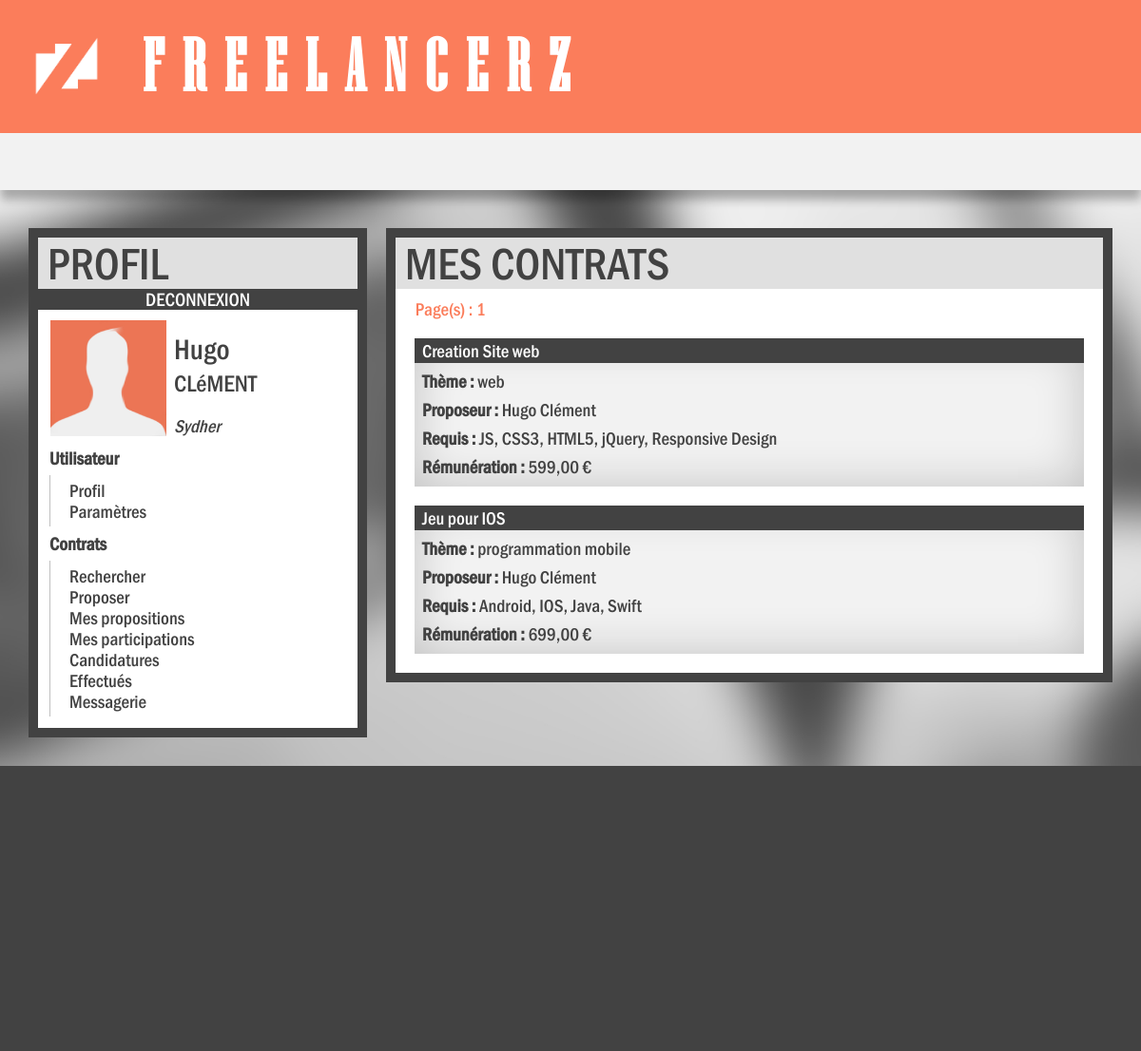
/mes-propositions.php (signed in), run on an earlier commit of the app's database.
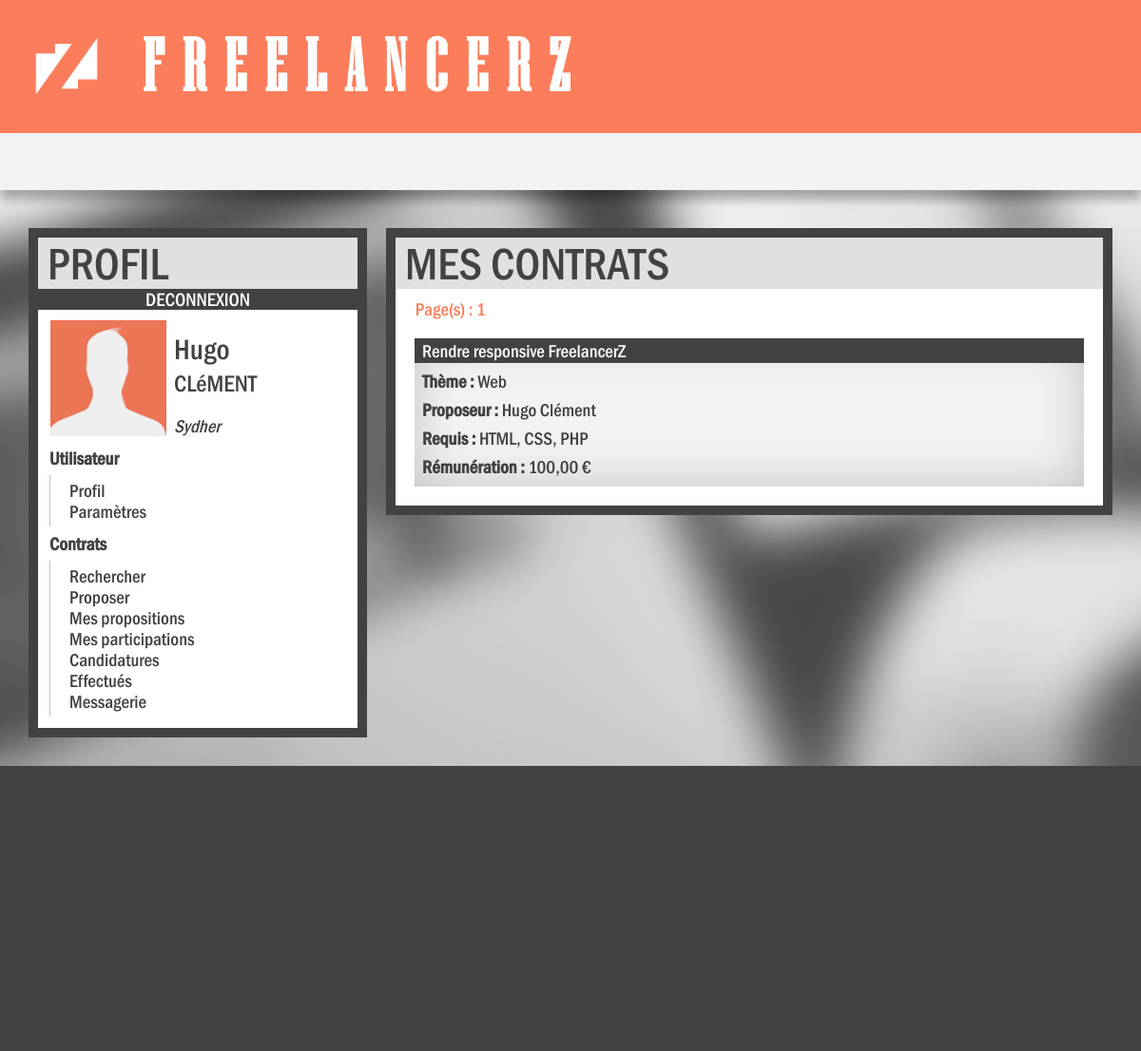
And on a later commit of the database.
### tables this page shows
CREATE TABLE IF NOT EXISTS `contrat` (
  `contrat_id` int(11) NOT NULL AUTO_INCREMENT,
  `contrat_auteur` int(11) DEFAULT NULL,
  `contrat_titre` varchar(150) NOT NULL,
  `contrat_theme` varchar(20) NOT NULL,
  `contrat_etat` int(11) NOT NULL,
  `contrat_description` text NOT NULL,
  `contrat_montant` double NOT NULL,
  `contrat_competences` varchar(60) NOT NULL,
  `contrat_publication` date NOT NULL,
  `contrat_debut_prevue` date NOT NULL,
  `contrat_debut_reel` date DEFAULT NULL,
  `contrat_fin_prevue` date DEFAULT NULL,
  `contrat_fin_reelle` date DEFAULT NULL,
  PRIMARY KEY (`contrat_id`)
);

CREATE TABLE IF NOT EXISTS `users` (
  `user_id` int(11) NOT NULL AUTO_INCREMENT,
  `user_nom` varchar(50) NOT NULL,
  `user_prenom` varchar(50) NOT NULL,
  `user_pseudo` varchar(50) NOT NULL,
  `user_ville` varchar(50) NOT NULL,
  `user_adresse` varchar(50) NOT NULL,
  `user_cp` char(5) NOT NULL,
  `user_password` varchar(255) NOT NULL,
  `user_email` varchar(120) NOT NULL,
  `user_naissance` date DEFAULT NULL,
  `user_inscription` date DEFAULT NULL,
  `user_competences` varchar(255) NOT NULL,
  `user_site1` varchar(120) DEFAULT NULL,
  `user_site2` varchar(120) DEFAULT NULL,
  `user_site3` varchar(120) DEFAULT NULL,
  `user_site4` varchar(120) DEFAULT NULL,
  `user_site5` varchar(120) DEFAULT NULL,
  `user_etat` int(11) DEFAULT NULL,
  `user_cle` varchar(255) DEFAULT NULL,
  `user_admin` int(1) NOT NULL DEFAULT '0',
  `user_banni` int(11) NOT NULL DEFAULT '0',
  PRIMARY KEY (`user_id`),
  UNIQUE KEY `user_pseudo` (`user_pseudo`)
);

### inc/afficherContrat.php (the view, shortened to what this page needs)
<?php
function afficherMesPropositions() {
	require "recupContrat.php";
	$contrats = recupMesPropositions();
	if ($contrats == -1) {
		echo '<div>&nbsp&nbsp&nbspVous n\'avez aucun contrat.</div></a>';
	} else {
		for ($i=0; $i < sizeof($contrats); $i++) {
			echo '
			<a id="lien_contrat" href="contrat.php?c='.$contrats[$i][0].'"><div class="contrat">
				<header>
					'.$contrats[$i][3].'
				</header>
				<p id="theme"><b>Thème :</b> '.$contrats[$i][4].'</p>
				<p id="pers"><b>Proposeur :</b> '.$contrats[$i][2].' '.$contrats[$i][1].'</p>
				<p id="comp"><b>Requis :</b> '.$contrats[$i][6].'</p>
				<p id="remu"><b>Rémunération :</b> '.number_format($contrats[$i][5], 2, ',', ' ').' €</p>
			</div></a>';
		}
	}
}
?>

### inc/recupContrat.php (shortened to what this page needs)
<?php
function recupMesPropositions() {
    $bdd = bdd();
    $req = $bdd->prepare("SELECT count(*) as nbContrats FROM contrat LEFT JOIN users ON user_id = contrat_auteur WHERE contrat_auteur = :id");
    $req->bindParam(":id", $_SESSION['id']);
    $req->execute();
    $data = $req->fetch();
    $nbc = $data['nbContrats'];
    $cpp = 4;
    $nbp = ceil($nbc/$cpp);
    $pa = 1;
    if (isset($_GET['page']) && $_GET['page'] > 0 && $_GET['page'] <= $nbp) {
        $pa = $_GET['page'];
    } else {
        $pa = 1;
    }
	echo '<span id="pagination">';
	if ($nbp > 0) {
		echo '&nbsp&nbsp&nbspPage(s) :  ';
		for ($p=1; $p<=$nbp; $p++) {
			if ($p == $pa) {
				$page = $p==1?' '.$p.' ':'&nbsp '.$p.' ';
				echo $page;
			} else {
				$page = $p==1?' <a href="mes-propositions.php?page='.$p.'" >'.$p.'</a> ':'&nbsp <a href="mes-propositions.php?page='.$p.'" >'.$p.'</a> ';
				echo $page;
			}
		}
	}
	echo '</span>';
    $req = $bdd->prepare("SELECT contrat_id, user_nom, user_prenom, contrat_titre, contrat_theme, contrat_montant, contrat_competences
        FROM contrat LEFT JOIN users ON user_id = contrat_auteur WHERE contrat_etat != 2 AND contrat_auteur = '{$_SESSION['id']}' ORDER BY contrat_publication DESC  LIMIT ".($pa-1)*$cpp.",".$cpp."");
    $req->execute();
    $i = 0;
	$contrats = null;
    while ($data = $req->fetch()) {
        $contrats[$i] = array($data['contrat_id'], $data['user_nom'], $data['user_prenom'], $data['contrat_titre'], $data['contrat_theme'], $data['contrat_montant'], $data['contrat_competences']);
        $i++;
    }
	if ($contrats == null) {
		return -1;
	} else {
		return $contrats;
	}
}
?>

What changed in the data, as far as the page shows it:
removed contrat: contrat_titre "Creation Site web", contrat_theme "web", users.user_prenom "Hugo", users.user_nom "Clément", contrat_competences "JS, CSS3, HTML5, jQuery, Responsive Design", contrat_montant "599,00"
removed contrat: contrat_titre "Jeu pour IOS", contrat_theme "programmation mobile", users.user_prenom "Hugo", users.user_nom "Clément", contrat_competences "Android, IOS, Java, Swift", contrat_montant "699,00"
now on this page (row edited): contrat: contrat_titre "Rendre responsive FreelancerZ", contrat_theme "Web", users.user_prenom "Hugo", users.user_nom "Clément", contrat_competences "HTML, CSS, PHP", contrat_montant "100,00"
